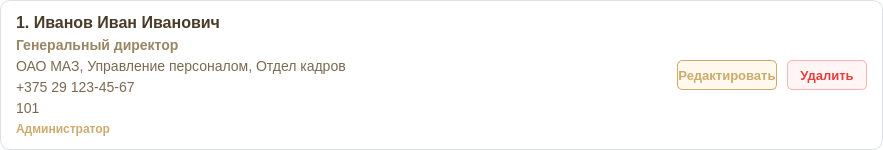
<?xml version="1.0" encoding="UTF-8"?>
<ui version="4.0">
 <class>EmployeeCard</class>
 <widget class="QFrame" name="EmployeeCard">
  <property name="geometry">
   <rect>
    <x>0</x>
    <y>0</y>
    <width>883</width>
    <height>150</height>
   </rect>
  </property>
  <property name="minimumSize">
   <size>
    <width>350</width>
    <height>130</height>
   </size>
  </property>
  <property name="maximumSize">
   <size>
    <width>16777215</width>
    <height>150</height>
   </size>
  </property>
  <property name="styleSheet">
   <string notr="true">
    QFrame#EmployeeCard {
        background-color: white;
        border: 1px solid #DEE2E6;
        border-radius: 10px;
    }
    QFrame#EmployeeCard:hover {
        border: 2px solid #CCAB6E;
        background-color: #FDFBF7;
    }
   </string>
  </property>
  <layout class="QHBoxLayout" name="horizontalLayout">
   <property name="spacing">
    <number>15</number>
   </property>
   <property name="leftMargin">
    <number>15</number>
   </property>
   <property name="topMargin">
    <number>2</number>
   </property>
   <property name="rightMargin">
    <number>15</number>
   </property>
   <property name="bottomMargin">
    <number>2</number>
   </property>
   <item>
    <layout class="QHBoxLayout" name="buttonsLayout">
     <property name="spacing">
      <number>10</number>
     </property>
     <item>
      <layout class="QVBoxLayout" name="infoLayout">
       <property name="spacing">
        <number>4</number>
       </property>
       <property name="topMargin">
        <number>10</number>
       </property>
       <property name="bottomMargin">
        <number>10</number>
       </property>
       <item>
        <widget class="QLabel" name="nameLabel">
         <property name="styleSheet">
          <string notr="true">border: none; font-size: 16px; font-weight: bold; color: #4A3B28; background-color: transparent;</string>
         </property>
         <property name="text">
          <string>1. Иванов Иван Иванович</string>
         </property>
        </widget>
       </item>
       <item>
        <widget class="QLabel" name="positionLabel">
         <property name="styleSheet">
          <string notr="true">border: none; font-size: 14px; font-weight: 500; color: #998664; background-color: transparent;</string>
         </property>
         <property name="text">
          <string>Генеральный директор</string>
         </property>
        </widget>
       </item>
       <item>
        <widget class="QLabel" name="departmentLabel">
         <property name="styleSheet">
          <string notr="true">border: none; font-size: 14px; color: #7A6A50; background-color: transparent;</string>
         </property>
         <property name="text">
          <string>ОАО МАЗ, Управление персоналом, Отдел кадров</string>
         </property>
        </widget>
       </item>
       <item>
        <widget class="QLabel" name="phoneLabel">
         <property name="styleSheet">
          <string notr="true">border: none; font-size: 14px; color: #7A6A50; background-color: transparent;</string>
         </property>
         <property name="text">
          <string>+375 29 123-45-67</string>
         </property>
        </widget>
       </item>
       <item>
        <widget class="QLabel" name="workPhoneLabel">
         <property name="styleSheet">
          <string notr="true">border: none; font-size: 14px; color: #7A6A50; background-color: transparent;</string>
         </property>
         <property name="text">
          <string>101</string>
         </property>
        </widget>
       </item>
       <item>
        <widget class="QLabel" name="rightsLabel">
         <property name="styleSheet">
          <string notr="true">border: none; font-size: 12px; font-weight: bold; color: #CCAB6E; background-color: transparent;</string>
         </property>
         <property name="text">
          <string>Администратор</string>
         </property>
        </widget>
       </item>
      </layout>
     </item>
     <item>
      <spacer name="horizontalSpacer">
       <property name="orientation">
        <enum>Qt::Orientation::Horizontal</enum>
       </property>
       <property name="sizeHint" stdset="0">
        <size>
         <width>40</width>
         <height>20</height>
        </size>
       </property>
      </spacer>
     </item>
     <item>
      <widget class="QPushButton" name="editBtn">
       <property name="minimumSize">
        <size>
         <width>100</width>
         <height>30</height>
        </size>
       </property>
       <property name="maximumSize">
        <size>
         <width>100</width>
         <height>30</height>
        </size>
       </property>
       <property name="cursor">
        <cursorShape>PointingHandCursor</cursorShape>
       </property>
       <property name="styleSheet">
        <string notr="true">
         QPushButton {
             background-color: #FFF8ED;
             color: #CCAB6E;
             border: 1px solid #CCAB6E;
             border-radius: 5px;
             font-size: 13px;
             font-weight: 500;
         }
         QPushButton:hover {
             background-color: #CCAB6E;
             color: white;
         }
         QPushButton:pressed {
             background-color: #998664;
         }
        </string>
       </property>
       <property name="text">
        <string>Редактировать</string>
       </property>
      </widget>
     </item>
     <item>
      <widget class="QPushButton" name="deleteBtn">
       <property name="minimumSize">
        <size>
         <width>80</width>
         <height>30</height>
        </size>
       </property>
       <property name="maximumSize">
        <size>
         <width>80</width>
         <height>30</height>
        </size>
       </property>
       <property name="cursor">
        <cursorShape>PointingHandCursor</cursorShape>
       </property>
       <property name="styleSheet">
        <string notr="true">
         QPushButton {
             background-color: #FFF5F5;
             color: #E53E3E;
             border: 1px solid #FEB2B2;
             border-radius: 5px;
             font-size: 13px;
             font-weight: 500;
         }
         QPushButton:hover {
             background-color: #E53E3E;
             color: white;
         }
         QPushButton:pressed {
             background-color: #C53030;
         }
        </string>
       </property>
       <property name="text">
        <string>Удалить</string>
       </property>
      </widget>
     </item>
    </layout>
   </item>
  </layout>
 </widget>
 <resources/>
 <connections/>
</ui>
